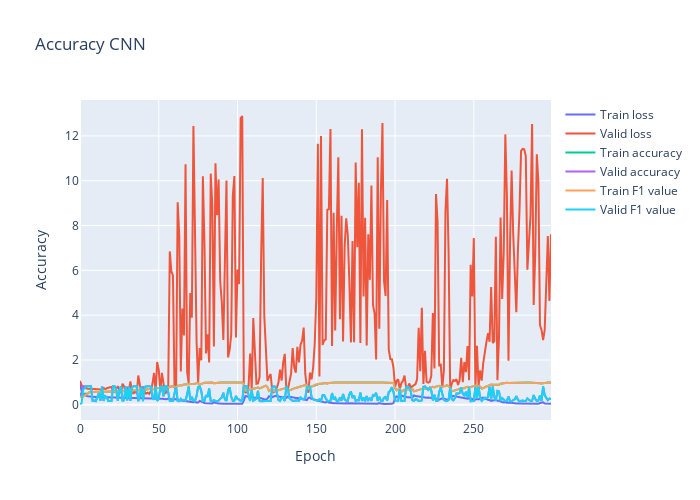

Here is the notebook cell this chart was saved with:
### Code cell
# clinical:
if need_2_train_Clinical:
    plt.clf()
    fig = go.Figure()
    fig.add_trace(go.Scatter(
                        y=history_clinical.history['loss'],
                        name='Train segmentation loss'))
    fig.add_trace(go.Scatter(
                        y=history_clinical.history['val_loss'],
                        name='Valid segmentation loss'))
    fig.add_trace(go.Scatter(
                        y=history_clinical.history['accuracy'],
                        name='Train segmentation accuracy'))
    fig.add_trace(go.Scatter(
                        y=history_clinical.history['val_accuracy'],
                        name='Valid segmentation accuracy'))
    fig.update_layout(height=500, 
                      width=700,
                      title='Accuracy Clinical Data',
                      xaxis_title='Epoch',
                      yaxis_title='Accuracy')
    fig.show()

# cnn
if need_2_train_CNN:
    plt.clf()
    fig = go.Figure()
    fig.add_trace(go.Scatter(
                        y=history_CNN.history['loss'],
                        name='Train loss'))
    fig.add_trace(go.Scatter(
                        y=history_CNN.history['val_loss'],
                        name='Valid loss'))
    fig.add_trace(go.Scatter(
                        y=history_CNN.history['accuracy'],
                        name='Train accuracy'))
    fig.add_trace(go.Scatter(
                        y=history_CNN.history['val_accuracy'],
                        name='Valid accuracy'))
    fig.add_trace(go.Scatter(
                        y=history_CNN.history['f1_m'],
                        name='Train F1 value'))
    fig.add_trace(go.Scatter(
                        y=history_CNN.history['val_f1_m'],
                        name='Valid F1 value'))
    fig.update_layout(height=500, 
                      width=700,
                      title='Accuracy CNN',
                      xaxis_title='Epoch',
                      yaxis_title='Accuracy')
    fig.show()

### Figure 1 — Plotly figure (JSON) as saved in the notebook; plotly's stock layout.template omitted (floating-point values rounded to 4 significant figures; data arrays with more than 128 entries replaced by an {"elided": "..."} marker saying what was removed)
{"data": [{"name": "Train loss", "type": "scatter", "y": {"elided": "300 float values"}}, {"name": "Valid loss", "type": "scatter", "y": {"elided": "300 float values"}}, {"name": "Train accuracy", "type": "scatter", "y": {"elided": "300 float values"}}, {"name": "Valid accuracy", "type": "scatter", "y": {"elided": "300 float values"}}, {"name": "Train F1 value", "type": "scatter", "y": {"elided": "300 float values"}}, {"name": "Valid F1 value", "type": "scatter", "y": {"elided": "300 float values"}}], "layout": {"height": 500, "title": {"text": "Accuracy CNN"}, "width": 700, "xaxis": {"title": {"text": "Epoch"}}, "yaxis": {"title": {"text": "Accuracy"}}}}
